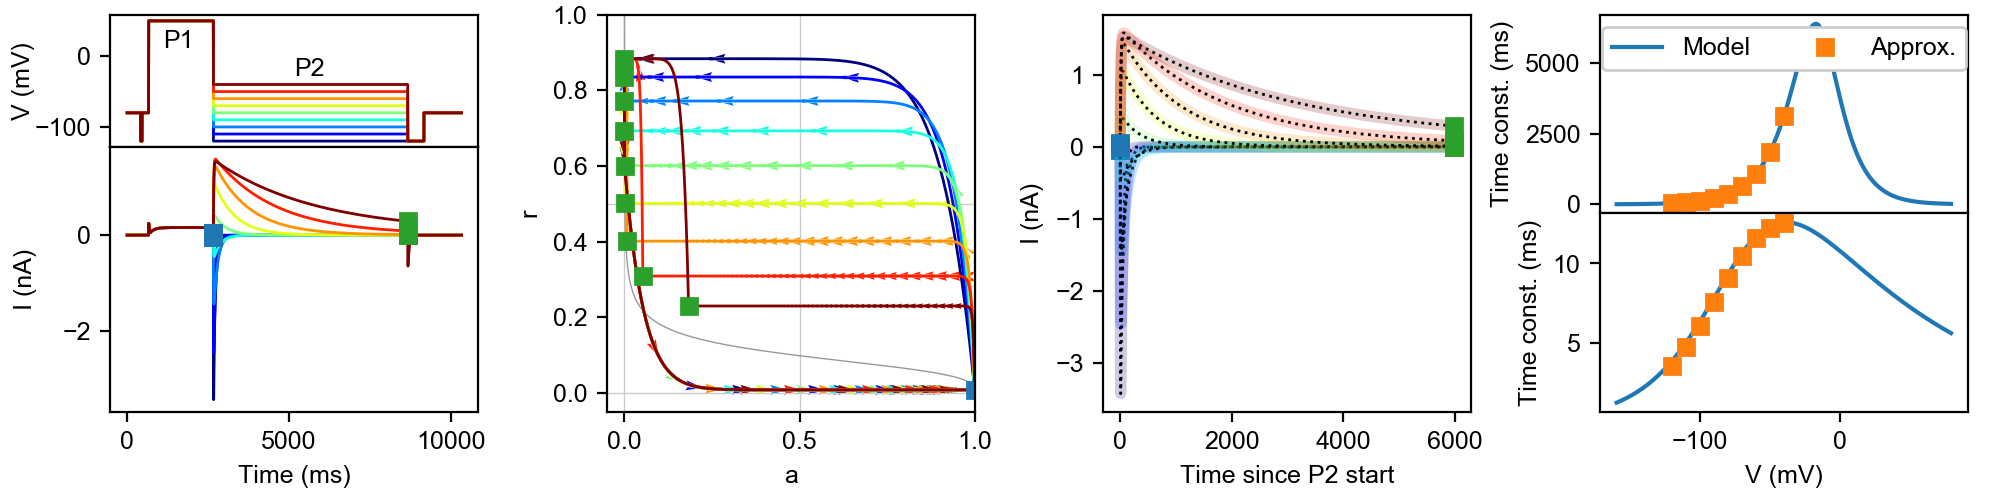

Source code (Python):
#!/usr/bin/env python3
#
# Figure: Pr3 and analysis
#
from __future__ import division
from __future__ import print_function
import os
import sys
import numpy as np
import myokit
import matplotlib
import matplotlib.pyplot as plt
from matplotlib.gridspec import GridSpec
from matplotlib.gridspec import GridSpecFromSubplotSpec as SubGridSpec

# Load project modules
sys.path.append(os.path.abspath(os.path.join('..', '..', 'python')))
import plots
import results
import sumstat


#
# Check input arguments
#
base = os.path.splitext(os.path.basename(__file__))[0]
args = sys.argv[1:]
if len(args) != 0:
    print('Syntax:  ' + base + '.py')
    sys.exit(1)
print('Using parameters from cell 5')


# Set font
font = {'family': 'arial', 'size': 9}
matplotlib.rc('font', **font)


# Matplotlib figure sizes are in inches
def mm(*size):
    return tuple(x / 25.4 * 1.5 for x in size)

# Run simulation
protocol = 5
model, time, voltage, current, act, rec = plots._phase_simulation(
    protocol, True)

steps = sumstat.pr5_steps_nocap
voltages = sumstat.pr5_voltages

#
# Create figure
#
fig = plt.figure(figsize=mm(170, 42), dpi=200)
grid = GridSpec(6, 4, wspace=0.35, hspace=0)

#
# Add plot of voltage
#
ax = fig.add_subplot(grid[0:2, 0])
ax.set_ylabel('V (mV)', labelpad=0.0)
ax.set_xticklabels([])
ax.yaxis.set_tick_params(labelsize=9)

plots.voltage(
    ax, 5, protocol, lw=1, technicolor=True, values=(time, voltage),
    cap_filter=False)

# Show P1,P2 labels
ax.text(0.143, 0.75, 'P1', transform=ax.transAxes)
ax.text(0.5, 0.54, 'P2', transform=ax.transAxes)

#xlim = (2650, 2750)
#ax.set_xlim(*xlim)


#
# Add plot of current
#
ax = fig.add_subplot(grid[2:6, 0])
ax.set_xlabel('Time (ms)')
ax.set_ylabel('I (nA)', labelpad=9.2)

d = myokit.DataLog()
d.set_time_key('time')
d['time'] = time
d['current'] = current
plots.current(ax, 5, protocol, lw=1, technicolor=True, log=d, cap_filter=False)

# Show start and end of current
tlo, thi = steps[0]
for lo, hi in steps:
    ax.plot(time[tlo], current[lo], 's', color='tab:blue')
    ax.plot(time[tlo+thi-1], current[lo+hi-1], 's', color='tab:green')

#ax.set_xlim(*xlim)

#
# Add phase diagram
#
ax = fig.add_subplot(grid[0:6, 1])
ax.set_xlabel('a')
ax.set_ylabel('r')
plots.phase(ax, protocol, sim=(model, act, rec))

# Show start and end of steps
for lo, hi in steps:
    ax.plot(act[lo+hi-1], rec[lo+hi-1], 's', color='tab:green')
ax.plot(act[lo], rec[lo], 's', color='tab:blue')


#
# Add plot of currents
#
ax = fig.add_subplot(grid[0:6, 2])
ax.set_xlabel('Time since P2 start')
ax.set_ylabel('I (nA)')

# Single exponential
def single(t, a, b, c):
    if c < 1:
        return np.ones(len(t)) * float('inf')
    return a + b * np.exp(-t / c)

# Double exponental
def f(t, a, b1, c1, b2, c2):
    if c1 < 1 or c2 < c1:
        return np.ones(len(t)) * float('inf')
    if b1 * b2 > 0:
        return np.ones(len(t)) * float('inf')
    return a + b1 * np.exp(-t / c1) + b2 * np.exp(-t / c2)

# Curve fitting
from scipy.optimize import curve_fit

lo, hi = steps[0]
t = time[lo:lo + hi] - time[lo]

cmap = matplotlib.cm.get_cmap(plots.colormap)
norm = matplotlib.colors.Normalize(0, (len(steps) - 1) * plots.cmap_fix)

tau_rec = []
tau_act = []
for i, lohi in enumerate(steps):
    lo, hi = lohi
    c = current[lo:lo + hi]
    ax.plot(t, c, color=cmap(norm(i)), lw=4, alpha=0.2)

    #p0 = c[-1], c[0] - c[-1], 10
    #popt, pcov = curve_fit(f, t, c, p0)
    #taus.append(popt[2])
    #ax.plot(t, f(t, *popt), 'k--', lw=1, alpha=0.5)

    # Guess some exponential parameters
    peak = np.argmax(np.abs(c))

    # Deactivation pre-fit, for guess
    guess = 200 if voltages[i] < -60 else 2000
    a2, b2, c2 = 0, c[peak], guess
    popt, pcov = curve_fit(single, t[peak:], c[peak:], [a2, b2, c2])
    a2, b2, c2 = popt

    # Recovery pre-fit, for guess
    guess = 5
    a1, b1, c1 = c[peak], -c[peak], guess
    if peak < 3:
        # Very fast: Only happens for simulations
        if debug: print('Too fast!')
        peak = 3
        a1, b1, c1 = -3, 3, 0.1
    popt, pcov = curve_fit(single, t[:peak], c[:peak], [a1, b1, c1])
    a1, b1, c1 = popt

    # Double exponential
    popt, pcov = curve_fit(f, t, c, [a1, b1, c1, b2, c2])
    tau_rec.append(popt[2])
    tau_act.append(popt[4])

    plt.plot(t, f(t, *popt), 'k:', lw=1)

    ax.plot(t[0], c[0], 's', color='tab:blue')
    ax.plot(t[-1], c[-1], 's', color='tab:green')



#
# Show model equation and approximation
#
ax = fig.add_subplot(grid[0:3, 3])
ax.set_xlabel('V (mV)')
ax.set_ylabel('Time const. (ms)')
p = results.load_kylie_parameters(5)
v = np.linspace(-160, 80, 180)
ax.plot(v, sumstat.model_time_constant_of_activation(v, p), label='Model')
ax.plot(voltages, tau_act, 's', color='tab:orange', label='Approx.')
#ax.set_ylim(0, 10000)
ax.legend(loc='upper center', ncol=2).get_frame().set_alpha(1)

ax = fig.add_subplot(grid[3:6, 3])
ax.set_xlabel('V (mV)')
ax.set_ylabel('Time const. (ms)')
p = results.load_kylie_parameters(5)
v = np.linspace(-160, 80, 180)
ax.plot(v, sumstat.model_time_constant_of_inactivation(v, p), label='Model')
ax.plot(voltages, tau_rec, 's', color='tab:orange')



# Finalise
fig.subplots_adjust(0.055, 0.17, 0.98, 0.97)
fig.savefig(base + '.png')

#plt.show()
